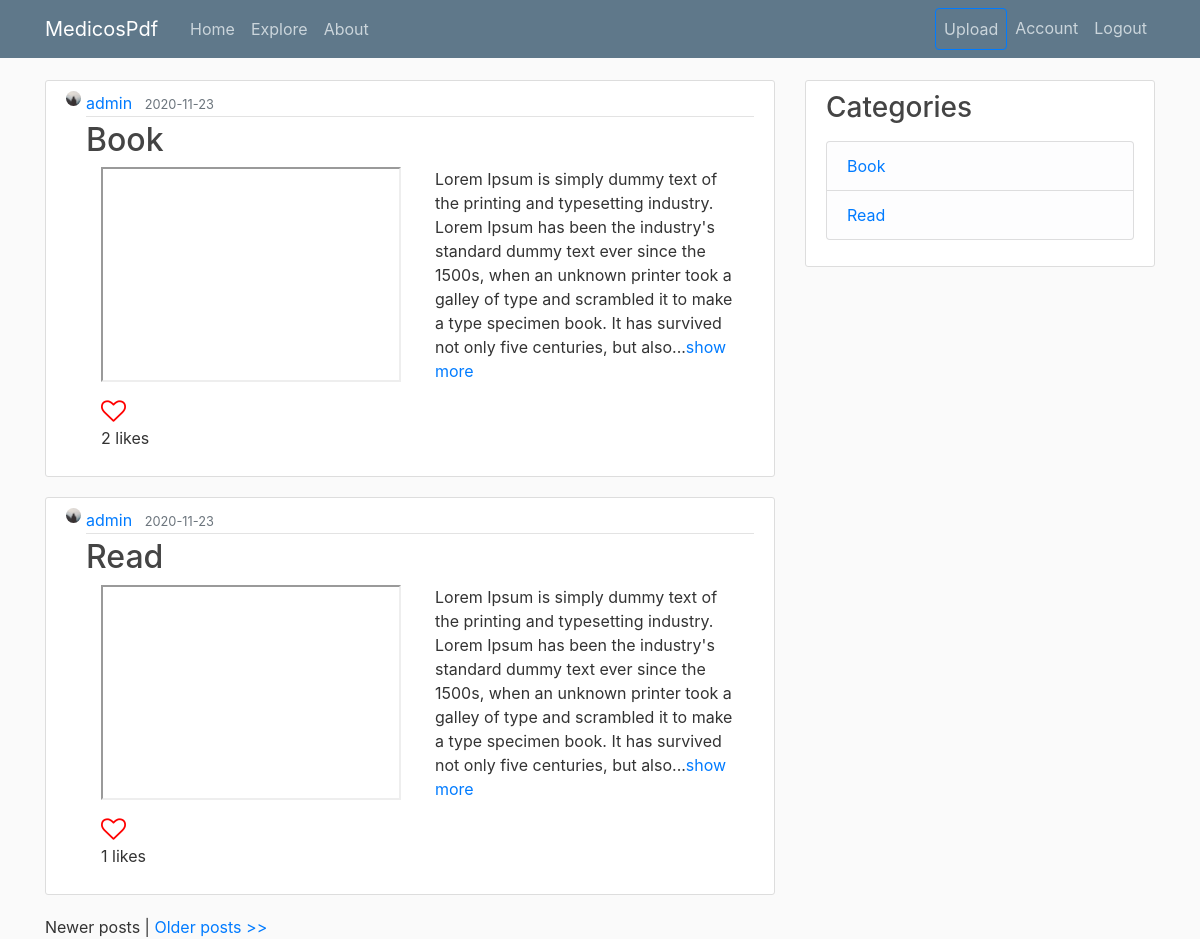
Screenshot of /category/1 (signed in) with the database file from the repository.
### medicospdf/models.py (models this page shows, shortened)
class Slide(db.Model):
    __searchable__  = ['title', 'description']
    id = db.Column(db.Integer, primary_key = True)
    title = db.Column(db.String(200), nullable = False)
    description = db.Column(db.Text, nullable = False)
    file = db.Column(db.String(1000), nullable = False)
    date_posted = db.Column(db.DateTime, nullable=False, default=datetime.utcnow)
    user_id = db.Column(db.Integer, db.ForeignKey('user.id'), nullable = False)
    likes = db.relationship('SlideLike', backref = 'slide', lazy = True)
    comments = db.relationship('Comment', backref = 'slide', lazy = True)
    category_id = db.Column(db.Integer, db.ForeignKey('category.id'), nullable = True)

class User(db.Model, UserMixin):
    id = db.Column(db.Integer, primary_key=True)
    username = db.Column(db.String(20), unique=True, nullable=False)
    email = db.Column(db.String(120), unique=True, nullable=False)
    image_file = db.Column(db.String(20), nullable=False, default='default.jpg')
    password = db.Column(db.String(60), nullable=False)
    is_admin = db.Column(db.Boolean, default = False)
    posts = db.relationship('Post', backref='author', lazy=True)
    slides = db.relationship('Slide', backref = 'author', lazy = True)
    liked = db.relationship('SlideLike', foreign_keys = 'SlideLike.user_id',
        backref = 'author', lazy = True)
    comments = db.relationship('Comment', backref = 'author', lazy = True)
    categories = db.relationship('Category', backref = 'author', lazy = True)
    followed = db.relationship('User', secondary = followers,
                                primaryjoin = (followers.c.follower_id == id),
                                secondaryjoin = (followers.c.followed_id == id),
                                backref = db.backref('followers', lazy = 'dynamic'),
                                lazy = 'dynamic')
    def has_liked_slide(self, slide):
        return SlideLike.query.filter(
            SlideLike.user_id == self.id,
            SlideLike.slide_id == slide.id).count()>0

class Category(db.Model):
    id = db.Column(db.Integer, primary_key = True, autoincrement = True)
    name = db.Column(db.String(200), nullable = False)
    user_id = db.Column(db.Integer, db.ForeignKey('user.id'), nullable = False)
    slides = db.relationship('Slide', backref = 'cats', lazy = True)

### medicospdf/routes.py (the view)
@app.route('/category/<int:cat_id>')
def category(cat_id):
    page = request.args.get('page', 1, type = int)
    cats = Category.query.all()
    cat = Category.query.filter_by(id = cat_id).first_or_404()
    get_cat_prod = Slide.query.filter_by(category_id = cat.id).paginate(page= page, per_page = 2)
    return render_template('category.html', posts = get_cat_prod, categories = cats, cat = cat)

### medicospdf/models.py (called while the page is built)
@login_manager.user_loader
def load_user(user_id):
    return User.query.get(int(user_id))

### medicospdf/templates/category.html
{% extends 'layout.html' %}
{% block content %}
    {% for slide in posts.items %}
        <article class="media content-section">
          <img class="rounded-circle article-img" src="{{ url_for('static', filename = 'profile_pics/' + slide.author.image_file) }}">
          <div class="media-body">
            <div class="article-metadata">
              <a class="mr-2" href="{{ url_for('account', username = slide.author.username) }}">{{ slide.author.username }}</a>
              <small class="text-muted">{{ slide.date_posted.strftime('%Y-%m-%d') }}</small>
            </div>
            <h2><a class="article-title" href="{{url_for('slide', slide_id = slide.id)}}">{{ slide.title }}</a></h2>
            <div class="container">
              <div class="row">
                <div class="col">
                  <iframe name="plugin" src="{{ url_for('static', filename = 'slide_files/'+ slide.file) }}" type="application/pdf" width="300" height="215"></iframe>
                </div>
                <div class="col">
                  <p class="article-content">{{ slide.description | truncate(300)}}<a href="{{ url_for('slide', slide_id = slide.id) }}">show more</a></p>
                </div>
              </div>
              {% if current_user.has_liked_slide(slide) %}
                <a href="{{ url_for('like_action', slide_id = slide.id, action = 'unlike') }}"><i class="fa fa-heart"></i></a>
              {% else %}
                <a href="{{ url_for('like_action', slide_id = slide.id, action = 'like') }}"><i class="fa fa-heart-o"></i></a>
              {% endif %}
              <p>{{ slide.likes|count }} likes</p>
            </div>
          </div>
        </article>
    {% endfor %}
    {% if posts.has_prev %}
      <a href="{{ url_for('category',cat_id = cat.id, page=posts.prev_num) }}">&lt;&lt; Newer posts</a>
    {% else %}
      Newer posts
    {% endif %} |
    {% if posts.has_next %}
      <a href="{{ url_for('category', cat_id = cat.id, page=posts.next_num) }}">Older posts &gt;&gt;
      </a>
    {% else %}
      Older posts &gt;&gt;
    {% endif %}
    {% endblock %}

### medicospdf/templates/layout.html (shortened to what this page needs)
<!DOCTYPE html>
<html>
<head>
    <link rel="stylesheet" href="https://maxcdn.bootstrapcdn.com/bootstrap/4.0.0/css/bootstrap.min.css">
    <link rel="stylesheet" type="text/css" href="{{ url_for('static', filename='main.css') }}">
    <link rel="stylesheet" href="https://cdnjs.cloudflare.com/ajax/libs/font-awesome/4.7.0/css/font-awesome.min.css">
</head>
<body>
    <header class="site-header">
      <nav class="navbar navbar-expand-md navbar-dark bg-steel fixed-top">
        <div class="container">
          <a class="navbar-brand mr-4" href="/">MedicosPdf</a>
          <div class="collapse navbar-collapse" id="navbarToggle">
            <div class="navbar-nav mr-auto">
              <a class="nav-item nav-link" href="{{ url_for('home') }}">Home</a>
              <a class = 'nav-item nav-link' href="{{ url_for('explore') }}">Explore</a>
              <a class="nav-item nav-link" href="{{ url_for('about') }}">About</a>
            </div>
            <div class="navbar-nav">
              {% if current_user.is_authenticated %}
                <a class = 'nav-item nav-link btn btn-outline-primary' href="{{ url_for('new_slide') }}">Upload</a>
                <a class = 'nav-item nav-link' href="{{ url_for('account', user_id = current_user.id) }}">Account</a>
                <a class = 'nav-item nav-link' href="{{ url_for('logout') }}">Logout</a>
              {% else %}
                <a class="nav-item nav-link" href="{{ url_for('login') }}">Login</a>
                <a class="nav-item nav-link" href="{{ url_for('register') }}">Register</a>
              {% endif %}
            </div>
          </div>
        </div>
      </nav>
    </header>
    <main role="main" class="container">
      <div class="row">
        <div class="col-md-8">
          {% block content %}{% endblock %}
        </div>
        {% if current_user.is_authenticated %}
          <div class="col-md-4">
            <div class="content-section">
              <h3>Categories</h3>
              <p class='text-muted'>
                <ul class="list-group">
                  {% for cat in categories %}
                    <li class="list-group-item list-group-item-light"><a href="{{ url_for('category', cat_id = cat.id) }}">{{ cat.name }}</a></li>
                  {% endfor %}
                </ul>
              </p>
            </div>
          </div>
        {% endif %}
      </div>
    </main>
</body>
</html>

### medicospdf/static/main.css (style rules this page uses)
body { background: #fafafa; color: #333333; margin-top: 5rem; }
h1, h2, h3, h4, h5, h6 { color: #444444; }
.fa { font-size: 20px; }
.bg-steel { background-color: #5f788a; }
.site-header .navbar-nav .nav-link { color: #cbd5db; }
.content-section { background: #ffffff; padding: 10px 20px; border: 1px solid #dddddd; border-radius: 3px; margin-bottom: 20px; }
.article-title { color: #444444; }
.article-content { white-space: pre-line; }
.article-img { height: 15px; width: 15px; margin-right: 5px; }
.article-metadata { padding-bottom: 1px; margin-bottom: 4px; border-bottom: 1px solid #e3e3e3 }

### medicospdf/templates/layout.html (style rules this page uses)
.fa { font-size: 25px; cursor: pointer; user-select: none; }
.fa-heart-o { font-size: 25px; color: red; cursor: pointer; }

### rows the page displays
Slide: image_file (placeholder picture), author.username "admin", date_posted "2020-11-23", title "Book", description "Lorem Ipsum is simply dummy text of the printing and typesetting industry. Lorem Ipsum has been the industry's standard dummy text ever since the 1500s, when an unknown printer took a galley of type and scrambled it to make a type specimen book. It has survived not only five centuries, but also...", likes|count "2"
Slide: image_file (placeholder picture), author.username "admin", date_posted "2020-11-23", title "Read", description "Lorem Ipsum is simply dummy text of the printing and typesetting industry. Lorem Ipsum has been the industry's standard dummy text ever since the 1500s, when an unknown printer took a galley of type and scrambled it to make a type specimen book. It has survived not only five centuries, but also...", likes|count "1"
Category: name "Book"
Category: name "Read"
